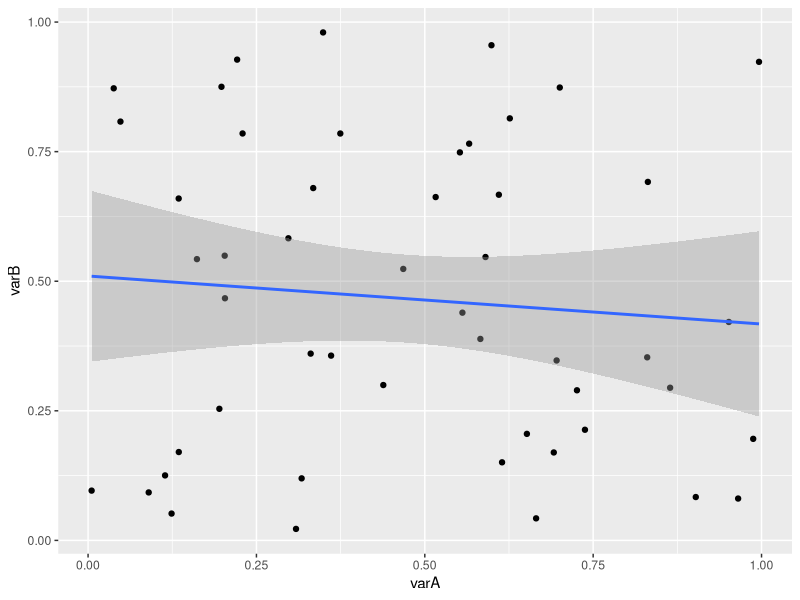
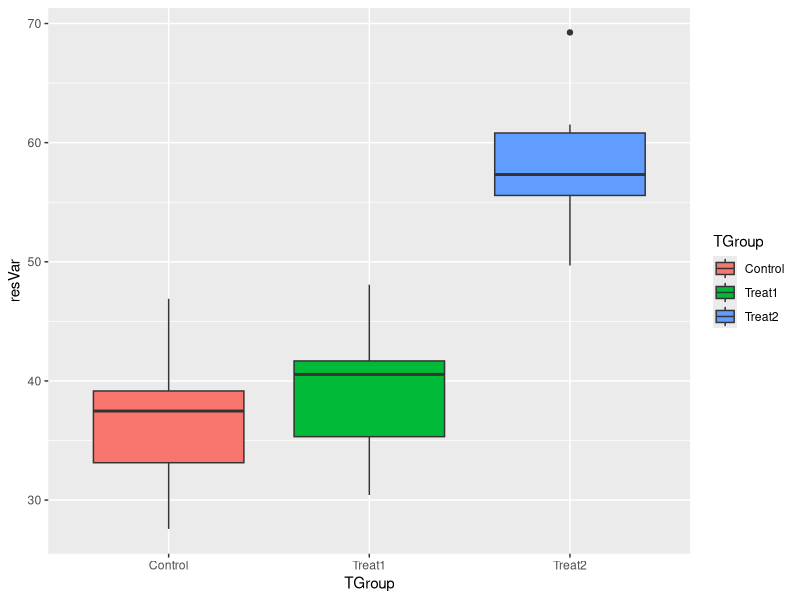
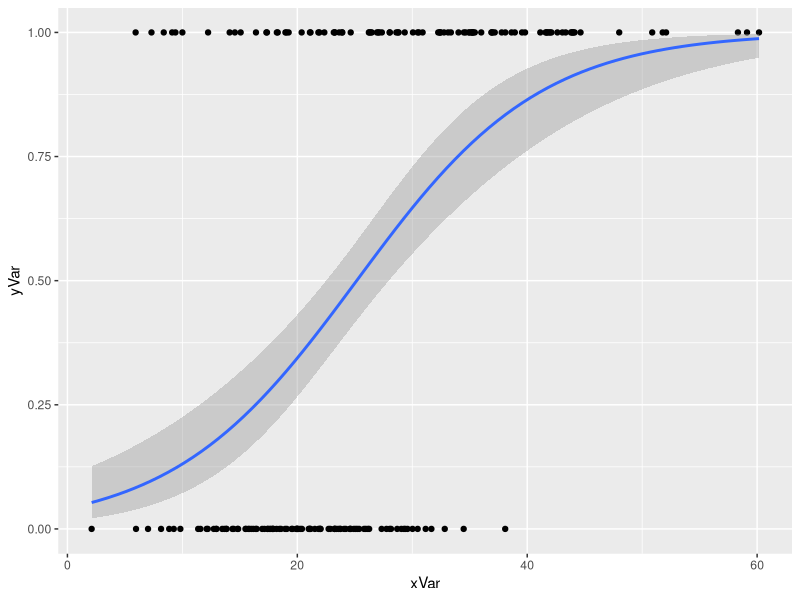
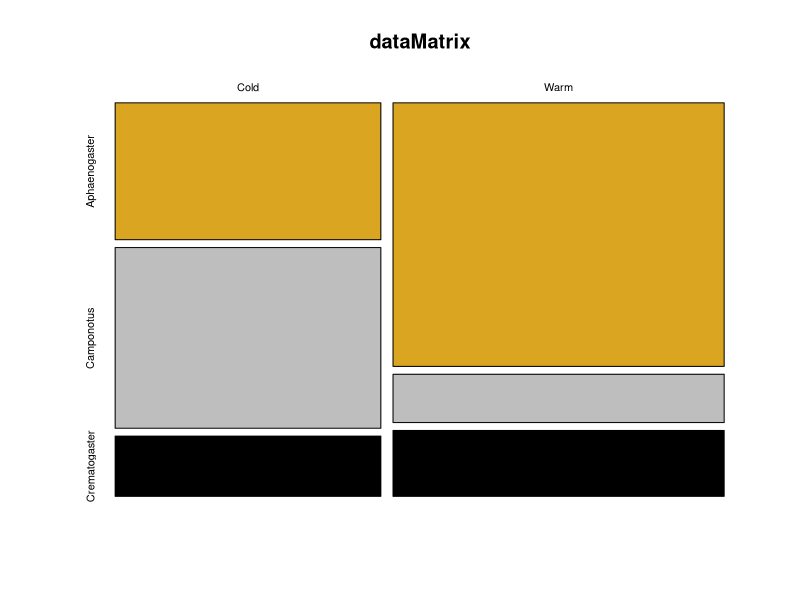
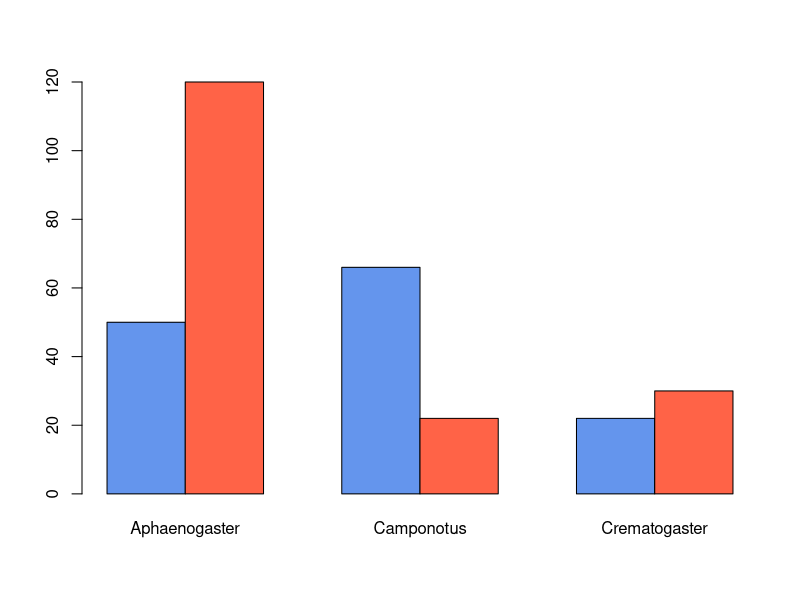

These figures' R source, in order:
## ---- chunk 1
knitr::opts_chunk$set(echo = TRUE,eval=FALSE)
## ---- chunk 2
library(ggplot2)
library(TeachingDemos)
char2seed('espresso')
## ---- chunk 3
n = 50  # number of observations (rows)


varA <- runif(n) # random uniform values (independent)
varB <- runif(n) # a second random column (dependent)
varC <- 5.5 + varA*10 # a noisy linear relationship with varA
ID <- seq_len(n) # creates a sequence from 1:n (if n > 0!)
regData <- data.frame(ID,varA,varB,varC)
head(regData)
str(regData)
## ---- chunk 4
# model
regModel <- lm(varB~varA,data=regData)

# model output
regModel # printed output is sparse
str(regModel) # complicated, but has "coefficients"
head(regModel$residuals) # contains residuals

# 'summary' of model has elements
summary(regModel) # 
summary(regModel)$coefficients
str(summary(regModel))

# best to examine entire matrix of coefficients:
summary(regModel)$coefficients[] #shows all

# can pull results from this, but a little wordy
summary(regModel)$coefficients[1,4]   #p value for intercept
summary(regModel)$coefficients["(Intercept)","Pr(>|t|)"] # uggh


# alternatively unfurl this into a 1D atomic vector with names
z <- unlist(summary(regModel))
str(z)
z
z$coefficients7

# grab what we need and put into a tidy  list

regSum <- list(intercept=z$coefficients1,
               slope=z$coefficients2,
               interceptP=z$coefficients7,
               slopeP=z$coefficients8,
               r2=z$r.squared)

# much easier to query and use
print(regSum)
regSum$r2
regSum[[5]]

## ---- chunk 5
regPlot <- ggplot(data=regData,aes(x=varA,y=varB)) +
           geom_point() +
           stat_smooth(method=lm,se=0.99) # default se=0.95 
print(regPlot)
# ggsave(filename="Plot1.pdf",plot=regPlot,device="pdf")
## ---- chunk 6
nGroup <- 3 # number of treatment groups
nName <- c("Control","Treat1", "Treat2") # names of groups
nSize <- c(12,17,9) # number of observations in each group
nMean <- c(40,41,60) # mean of each group
nSD <- c(5,5,5) # standardd deviation of each group

ID <- 1:(sum(nSize)) # id vector for each row
resVar <- c(rnorm(n=nSize[1],mean=nMean[1],sd=nSD[1]),
            rnorm(n=nSize[2],mean=nMean[2],sd=nSD[2]),
            rnorm(n=nSize[3],mean=nMean[3],sd=nSD[3]))
TGroup <- rep(nName,nSize)
ANOdata <- data.frame(ID,TGroup,resVar)
str(ANOdata)
## ---- chunk 7
ANOmodel <- aov(resVar~TGroup,data=ANOdata)
print(ANOmodel)
print(summary(ANOmodel))
z <- summary(ANOmodel)
str(z)
aggregate(resVar~TGroup,data=ANOdata,FUN=mean)
unlist(z)
unlist(z)[7]
ANOsum <- list(Fval=unlist(z)[7],probF=unlist(z)[9])
ANOsum


## ---- chunk 8
ANOPlot <- ggplot(data=ANOdata,aes(x=TGroup,y=resVar,fill=TGroup)) +
           geom_boxplot()
print(ANOPlot)
# ggsave(filename="Plot2.pdf",plot=ANOPlot,device="pdf")
## ---- chunk 9

xVar <- sort(rgamma(n=200,shape=5,scale=5))
yVar <- sample(rep(c(1,0),each=100),prob=seq_len(200))
lRegData <- data.frame(xVar,yVar)

## ---- chunk 10
lRegModel <- glm(yVar ~ xVar,
                 data=lRegData,
                 family=binomial(link=logit))
summary(lRegModel)
summary(lRegModel)$coefficients

## ---- chunk 11
lRegPlot <- ggplot(data=lRegData, aes(x=xVar,y=yVar)) +
            geom_point() +
            stat_smooth(method=glm, method.args=list(family=binomial))
print(lRegPlot)
   
## ---- chunk 12
# integer counts of different data groups
vec1 <- c(50,66,22)
vec2 <- c(120,22,30)
dataMatrix <- rbind(vec1,vec2)
rownames(dataMatrix) <- c("Cold","Warm")
colnames(dataMatrix) <-c("Aphaenogaster",
                         "Camponotus",
                         "Crematogaster")
str(dataMatrix)
## ---- chunk 13
print(chisq.test(dataMatrix))
## ---- chunk 14
# some simple plots using baseR
mosaicplot(x=dataMatrix,
           col=c("goldenrod","grey","black"),
           shade=FALSE)
barplot(height=dataMatrix,
        beside=TRUE,
        col=c("cornflowerblue","tomato"))
